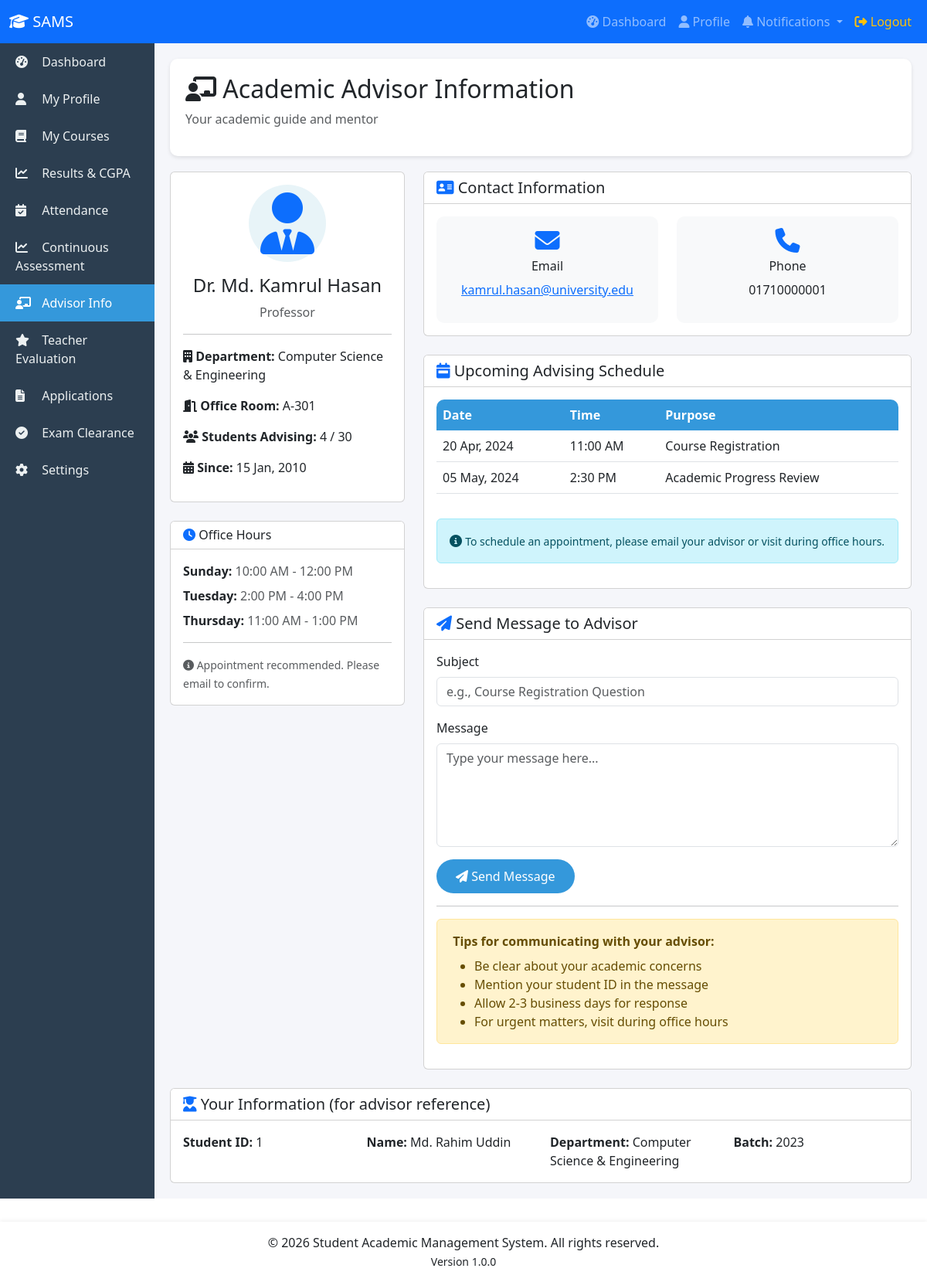
Screenshot of /student/advisor.php (signed in) with the database file from the repository.
### tables this page shows
CREATE TABLE student (
    student_id INT AUTO_INCREMENT PRIMARY KEY,
    student_name VARCHAR(100) NOT NULL,
    email VARCHAR(100) UNIQUE NOT NULL,
    password_hash VARCHAR(255) NOT NULL,
    phone VARCHAR(20),
    department_id INT NOT NULL,
    advisor_id INT NOT NULL,
    batch INT,
    current_semester_id INT,
    admission_date DATE,
    status ENUM('active', 'graduated', 'suspended', 'withdrawn') DEFAULT 'active',
    created_at TIMESTAMP DEFAULT CURRENT_TIMESTAMP,
    updated_at TIMESTAMP DEFAULT CURRENT_TIMESTAMP ON UPDATE CURRENT_TIMESTAMP,
    FOREIGN KEY (department_id) REFERENCES department(department_id) ON DELETE RESTRICT ON UPDATE CASCADE,
    FOREIGN KEY (advisor_id) REFERENCES advisor(advisor_id) ON DELETE RESTRICT ON UPDATE CASCADE,
    FOREIGN KEY (current_semester_id) REFERENCES semester(semester_id) ON DELETE SET NULL ON UPDATE CASCADE,
    INDEX idx_student_email (email),
    INDEX idx_student_department (department_id),
    INDEX idx_student_advisor (advisor_id),
    INDEX idx_student_status (status)
);

CREATE TABLE teacher (
    teacher_id INT AUTO_INCREMENT PRIMARY KEY,
    teacher_name VARCHAR(100) NOT NULL,
    email VARCHAR(100) UNIQUE NOT NULL,
    phone VARCHAR(20),
    designation VARCHAR(50),
    department_id INT NOT NULL,
    joining_date DATE,
    office_room VARCHAR(20),
    created_at TIMESTAMP DEFAULT CURRENT_TIMESTAMP,
    updated_at TIMESTAMP DEFAULT CURRENT_TIMESTAMP ON UPDATE CURRENT_TIMESTAMP,
    FOREIGN KEY (department_id) REFERENCES department(department_id) ON DELETE RESTRICT ON UPDATE CASCADE,
    INDEX idx_teacher_department (department_id),
    INDEX idx_teacher_email (email)
);

CREATE TABLE department (
    department_id INT AUTO_INCREMENT PRIMARY KEY,
    department_name VARCHAR(100) NOT NULL,
    building VARCHAR(50),
    established_year YEAR,
    created_at TIMESTAMP DEFAULT CURRENT_TIMESTAMP,
    updated_at TIMESTAMP DEFAULT CURRENT_TIMESTAMP ON UPDATE CURRENT_TIMESTAMP
);

CREATE TABLE advisor (
    advisor_id INT AUTO_INCREMENT PRIMARY KEY,
    teacher_id INT UNIQUE NOT NULL,
    max_students INT DEFAULT 30,
    created_at TIMESTAMP DEFAULT CURRENT_TIMESTAMP,
    FOREIGN KEY (teacher_id) REFERENCES teacher(teacher_id) ON DELETE RESTRICT ON UPDATE CASCADE,
    INDEX idx_advisor_teacher (teacher_id)
);

### config/database.php (called while the page is built, shortened)
<?php
class Database {
    private static $instance = null;
    private $pdo;
    private function __construct() {
        try {
            $this->pdo = new PDO(
                "mysql:host=" . DB_HOST . ";dbname=" . DB_NAME . ";charset=utf8mb4",
                DB_USER,
                DB_PASS,
                [
                    PDO::ATTR_ERRMODE => PDO::ERRMODE_EXCEPTION,
                    PDO::ATTR_DEFAULT_FETCH_MODE => PDO::FETCH_ASSOC,
                    PDO::ATTR_EMULATE_PREPARES => false
                ]
            );
        } catch(PDOException $e) {
            die("Database Connection Failed: " . $e->getMessage());
        }
    }
    public static function getInstance() {
        if (self::$instance === null) {
            self::$instance = new Database();
        }
        return self::$instance;
    }
    public function getConnection() {
        return $this->pdo;
    }
}
function dbQuery($sql, $params = []) {
    $db = Database::getInstance()->getConnection();
    $stmt = $db->prepare($sql);
    $stmt->execute($params);
    return $stmt;
}
function dbGetRow($sql, $params = []) {
    $stmt = dbQuery($sql, $params);
    return $stmt->fetch();
}
?>

### includes/functions.php (called while the page is built, shortened)
<?php
function formatDate($date, $format = DATE_FORMAT) {
    return ($date && $date != '0000-00-00') ? date($format, strtotime($date)) : 'N/A';
}
?>

### student/advisor.php (the view, shortened to what this page needs)
<?php
$student_id = $_SESSION['user_id'];
$advisor_info = dbGetRow("
    SELECT
        s.student_id,
        s.student_name,
        s.batch,
        d.department_name,
        t.teacher_id,
        t.teacher_name,
        t.email as advisor_email,
        t.phone as advisor_phone,
        t.designation,
        t.office_room,
        t.joining_date,
        a.max_students,
        (SELECT COUNT(*) FROM student WHERE advisor_id = a.advisor_id AND status = 'active') as current_students
    FROM student s
    JOIN advisor a ON s.advisor_id = a.advisor_id
    JOIN teacher t ON a.teacher_id = t.teacher_id
    JOIN department d ON s.department_id = d.department_id
    WHERE s.student_id = ?
", [$student_id]);
$office_hours = [
    'Sunday' => '10:00 AM - 12:00 PM',
    'Tuesday' => '2:00 PM - 4:00 PM',
    'Thursday' => '11:00 AM - 1:00 PM'
];
$upcoming_appointments = [
    ['date' => '2024-04-20', 'time' => '11:00 AM', 'purpose' => 'Course Registration'],
    ['date' => '2024-05-05', 'time' => '2:30 PM', 'purpose' => 'Academic Progress Review']
];
?>
<?php include '../includes/header.php'; ?>
<div class="page-header">
    <h2><i class="fas fa-chalkboard-user"></i> Academic Advisor Information</h2>
    <p class="text-muted">Your academic guide and mentor</p>
</div>
<div class="row">
    <div class="col-lg-4 mb-4">
        <div class="card">
            <div class="card-body text-center">
                <div class="advisor-avatar mb-3">
                    <i class="fas fa-user-tie fa-5x text-primary"></i>
                </div>
                <h4><?php echo $advisor_info['teacher_name']; ?></h4>
                <p class="text-muted"><?php echo $advisor_info['designation']; ?></p>
                <hr>
                <div class="text-start">
                    <p><i class="fas fa-building"></i> <strong>Department:</strong> <?php echo $advisor_info['department_name']; ?></p>
                    <p><i class="fas fa-door-open"></i> <strong>Office Room:</strong> <?php echo $advisor_info['office_room'] ?? 'Not specified'; ?></p>
                    <p><i class="fas fa-users"></i> <strong>Students Advising:</strong> <?php echo $advisor_info['current_students']; ?> / <?php echo $advisor_info['max_students']; ?></p>
                    <p><i class="fas fa-calendar-alt"></i> <strong>Since:</strong> <?php echo formatDate($advisor_info['joining_date']); ?></p>
                </div>
            </div>
        </div>
        <div class="card mt-4">
            <div class="card-header bg-white">
                <h6 class="mb-0"><i class="fas fa-clock text-primary"></i> Office Hours</h6>
            </div>
            <div class="card-body">
                <ul class="list-unstyled mb-0">
                    <?php foreach ($office_hours as $day => $hours): ?>
                    <li class="mb-2">
                        <strong><?php echo $day; ?>:</strong>
                        <span class="text-muted"><?php echo $hours; ?></span>
                    </li>
                    <?php endforeach; ?>
                </ul>
                <hr>
                <small class="text-muted">
                    <i class="fas fa-info-circle"></i>
                    Appointment recommended. Please email to confirm.
                </small>
            </div>
        </div>
    </div>
    <div class="col-lg-8">
        <div class="card mb-4">
            <div class="card-header bg-white">
                <h5 class="mb-0"><i class="fas fa-address-card text-primary"></i> Contact Information</h5>
            </div>
            <div class="card-body">
                <div class="row">
                    <div class="col-md-6">
                        <div class="info-box">
                            <i class="fas fa-envelope fa-2x text-primary mb-2"></i>
                            <h6>Email</h6>
                            <p><a href="mailto:<?php echo $advisor_info['advisor_email']; ?>"><?php echo $advisor_info['advisor_email']; ?></a></p>
                        </div>
                    </div>
                    <div class="col-md-6">
                        <div class="info-box">
                            <i class="fas fa-phone fa-2x text-primary mb-2"></i>
                            <h6>Phone</h6>
                            <p><?php echo $advisor_info['advisor_phone'] ?? 'Not available'; ?></p>
                        </div>
                    </div>
                </div>
            </div>
        </div>
        <div class="card mb-4">
            <div class="card-header bg-white">
                <h5 class="mb-0"><i class="fas fa-calendar-week text-primary"></i> Upcoming Advising Schedule</h5>
            </div>
            <div class="card-body">
                <?php if (empty($upcoming_appointments)): ?>
                    <p class="text-muted text-center mb-0">No upcoming appointments scheduled.</p>
                <?php else: ?>
                    <div class="table-responsive">
                        <table class="table table-hover">
                            <thead>
                                <tr>
                                    <th>Date</th>
                                    <th>Time</th>
                                    <th>Purpose</th>
                                </tr>
                            </thead>
                            <tbody>
                                <?php foreach ($upcoming_appointments as $appointment): ?>
                                <tr>
                                    <td><?php echo formatDate($appointment['date']); ?></td>
                                    <td><?php echo $appointment['time']; ?></td>
                                    <td><?php echo $appointment['purpose']; ?></td>
                                </tr>
                                <?php endforeach; ?>
                            </tbody>
                        </table>
                    </div>
                <?php endif; ?>
                <div class="alert alert-info mt-3">
                    <i class="fas fa-info-circle"></i>
                    <small>To schedule an appointment, please email your advisor or visit during office hours.</small>
                </div>
            </div>
        </div>
        <div class="card">
            <div class="card-header bg-white">
                <h5 class="mb-0"><i class="fas fa-paper-plane text-primary"></i> Send Message to Advisor</h5>
            </div>
            <div class="card-body">
                <form method="POST" action="">
                    <div class="mb-3">
                        <label class="form-label">Subject</label>
                        <input type="text" name="subject" class="form-control" required
                               placeholder="e.g., Course Registration Question">
                    </div>
                    <div class="mb-3">
                        <label class="form-label">Message</label>
                        <textarea name="message" class="form-control" rows="5" required
                                  placeholder="Type your message here..."></textarea>
                    </div>
                    <button type="submit" name="send_message" class="btn btn-primary">
                        <i class="fas fa-paper-plane"></i> Send Message
                    </button>
                </form>
                <hr>
                <div class="alert alert-warning">
                    <strong>Tips for communicating with your advisor:</strong>
                    <ul class="mb-0 mt-2">
                        <li>Be clear about your academic concerns</li>
                        <li>Mention your student ID in the message</li>
                        <li>Allow 2-3 business days for response</li>
                        <li>For urgent matters, visit during office hours</li>
                    </ul>
                </div>
            </div>
        </div>
    </div>
</div>
<div class="row mt-4">
    <div class="col-12">
        <div class="card">
            <div class="card-header bg-white">
                <h5 class="mb-0"><i class="fas fa-user-graduate text-primary"></i> Your Information (for advisor reference)</h5>
            </div>
            <div class="card-body">
                <div class="row">
                    <div class="col-md-3">
                        <strong>Student ID:</strong> <?php echo $advisor_info['student_id']; ?>
                    </div>
                    <div class="col-md-3">
                        <strong>Name:</strong> <?php echo $advisor_info['student_name']; ?>
                    </div>
                    <div class="col-md-3">
                        <strong>Department:</strong> <?php echo $advisor_info['department_name']; ?>
                    </div>
                    <div class="col-md-3">
                        <strong>Batch:</strong> <?php echo $advisor_info['batch']; ?>
                    </div>
                </div>
            </div>
        </div>
    </div>
</div>
<?php include '../includes/footer.php'; ?>

### assets/style.css (style rules this page uses)
.table-responsive { border-radius: 10px; overflow: hidden; }
.table thead th { background: #3498db; color: white; border: none; }
.btn-primary { background: #3498db; border: none; padding: 10px 25px; border-radius: 25px; transition: all 0.3s; }

### includes/header.php (style rules this page uses)
.page-header { background: white; padding: 20px; border-radius: 10px; margin-bottom: 20px; box-shadow: 0 2px 5px rgba(0,0,0,0.1); }

### student/advisor.php (style rules this page uses)
.info-box { text-align: center; padding: 15px; background: #f8f9fa; border-radius: 10px; transition: transform 0.3s; }
.advisor-avatar { width: 100px; height: 100px; background: #e8f4f8; border-radius: 50%; display: flex; align-items: center; justify-content: center; margin: 0 auto; }

### rows the page displays
student: teacher.teacher_name "Dr. Md. Kamrul Hasan", teacher.designation "Professor", department.department_name "Computer Science & Engineering", teacher.office_room "A-301", advisor.max_students "30", teacher.joining_date "15 Jan, 2010", teacher.email "kamrul.hasan@university.edu", teacher.phone "01710000001", student_id "1", student_name "Md. Rahim Uddin", batch "2023"

### other values shown
APP_SHORT_NAME "SAMS"
$advisor_info['current_students'] "4"
$day "Sunday"
$hours "10:00 AM - 12:00 PM"
$day "Tuesday"
$hours "2:00 PM - 4:00 PM"
$day "Thursday"
$hours "11:00 AM - 1:00 PM"
formatDate($appointment['date']) "20 Apr, 2024"
$appointment['time'] "11:00 AM"
$appointment['purpose'] "Course Registration"
formatDate($appointment['date']) "05 May, 2024"
$appointment['time'] "2:30 PM"
$appointment['purpose'] "Academic Progress Review"
APP_YEAR "2026"
